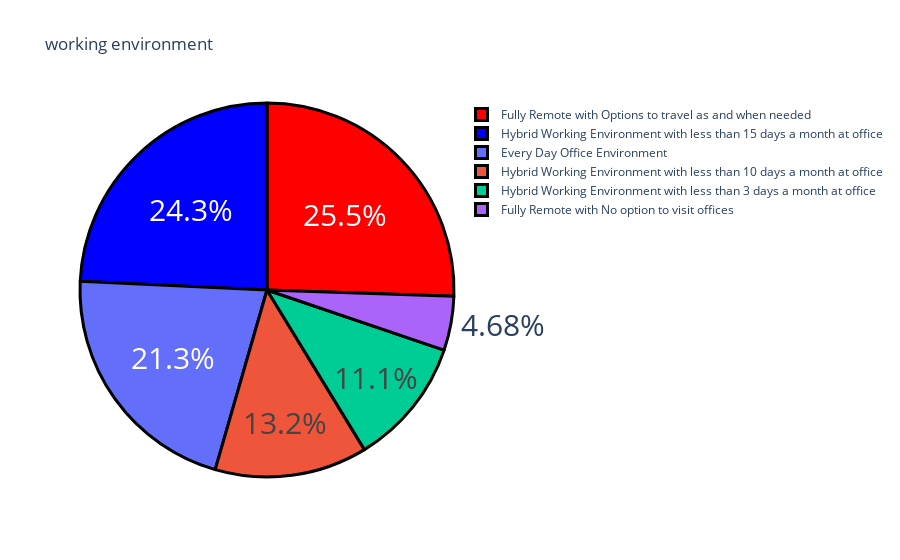

The code cell stored with this chart in its notebook:
### Code cell
q3=df["What is the most preferred working environment for you."].value_counts()
label=q3.index
count=q3.values
colors=['red','blue']
fig=go.Figure(data=go.Pie(labels=label,values=count))
fig.update_layout(title_text="working environment")
fig.update_traces(hoverinfo="label+value",textinfo="percent",textfont_size=30,
                 marker=dict(colors=colors,line=dict(color="black",width=3)))
fig.show()

### Figure 1 — Plotly figure (JSON) as saved in the notebook; plotly's stock layout.template omitted (floating-point values rounded to 4 significant figures)
{"data": [{"hoverinfo": "label+value", "labels": ["Fully Remote with Options to travel as and when needed", "Hybrid Working Environment with less than 15 days a month at office", "Every Day Office Environment", "Hybrid Working Environment with less than 10 days a month at office", "Hybrid Working Environment with less than 3 days a month at office", "Fully Remote with No option to visit offices"], "marker": {"colors": ["red", "blue"], "line": {"color": "black", "width": 3}}, "textfont": {"size": 30}, "textinfo": "percent", "type": "pie", "values": [60, 57, 50, 31, 26, 11]}], "layout": {"autosize": true, "title": {"text": "working environment"}}}
